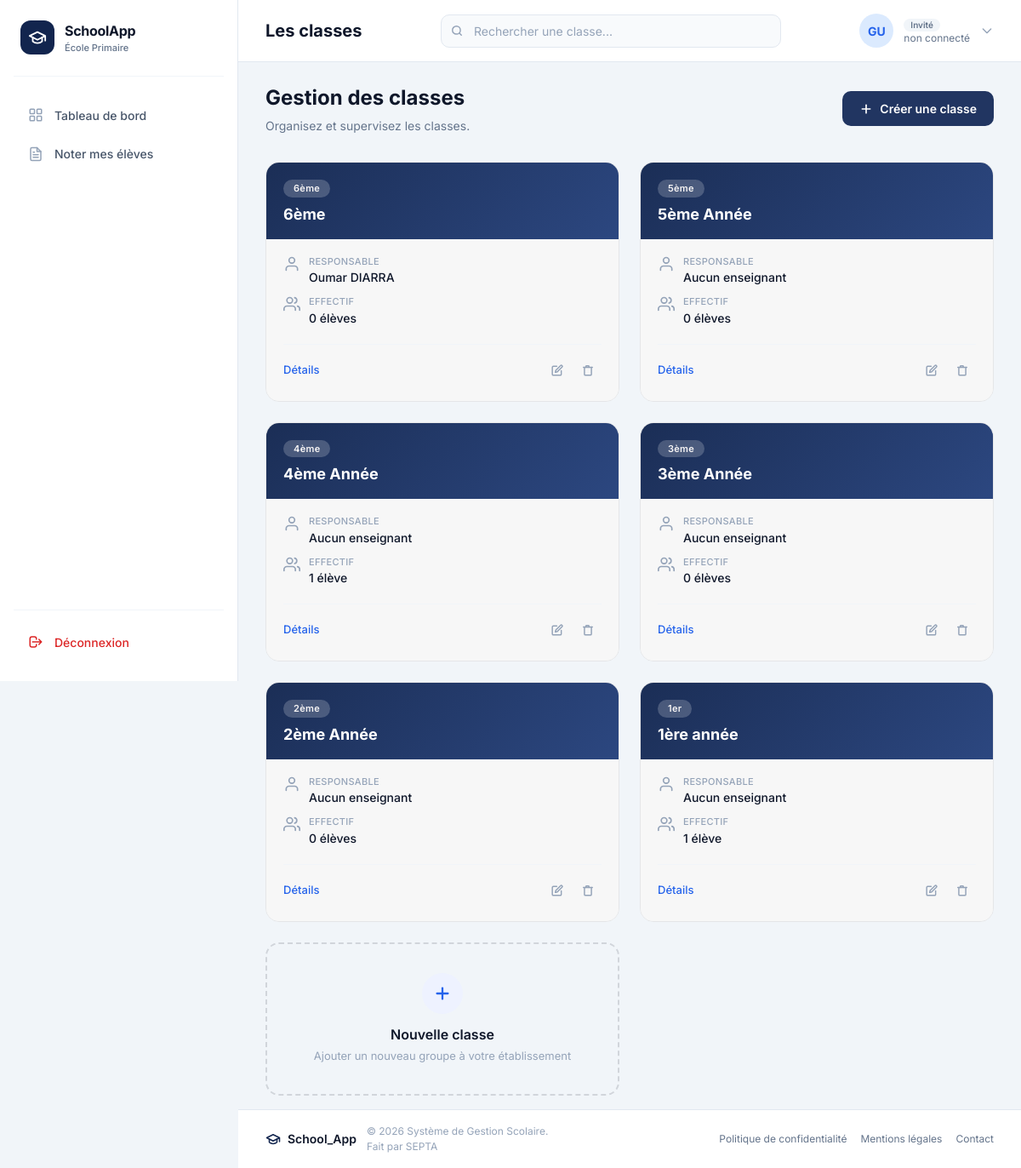
The page /classes/ on the database as committed earlier.
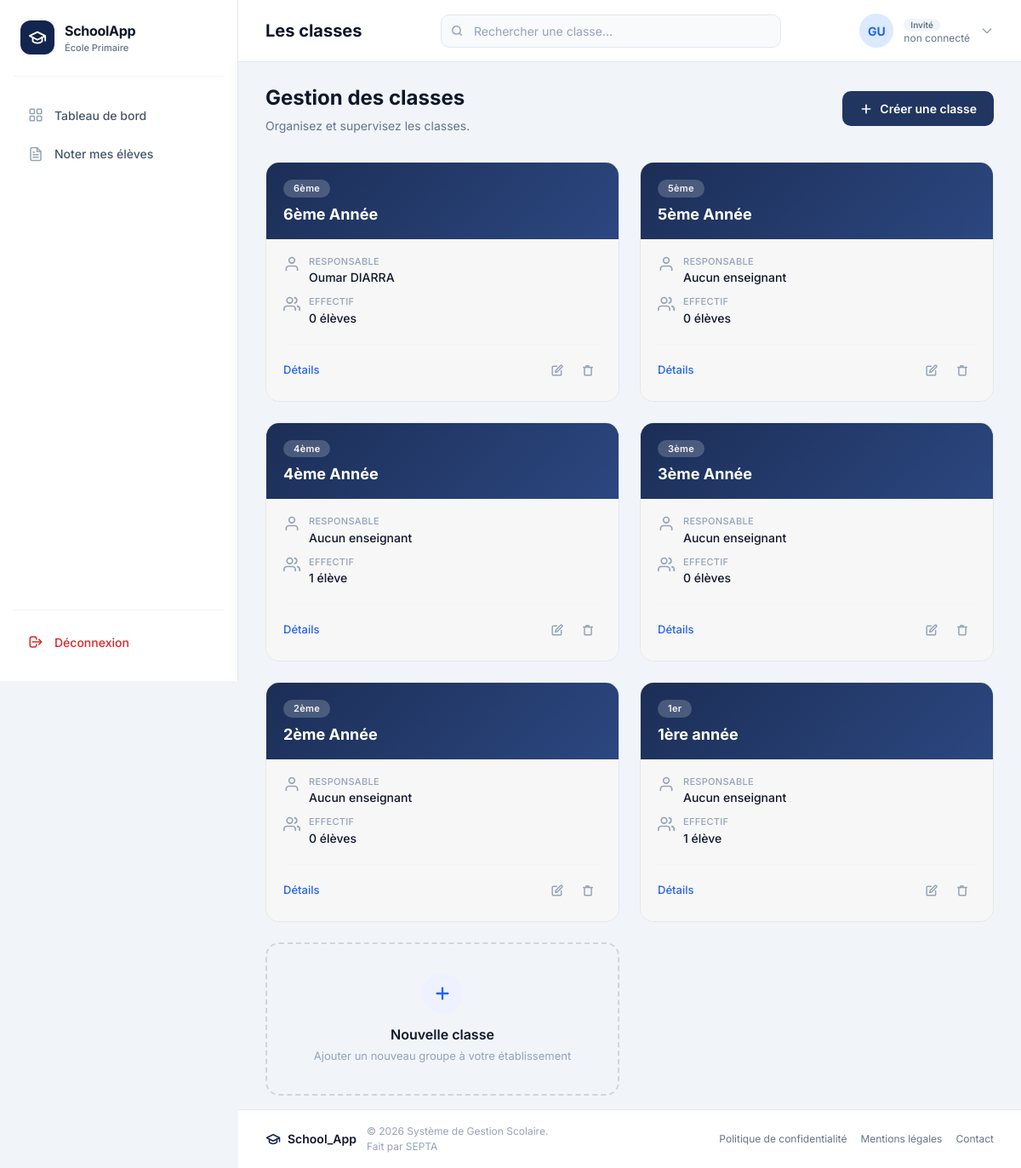
The same page on the database as committed later.
### classes/models.py (models this page shows, shortened)
class Classe(models.Model):
    nom = models.CharField(max_length=30, null=False)
    niveau = models.IntegerField()
    enseignant = models.ForeignKey(
        User,
        on_delete=models.SET_NULL,
        null=True,
        blank=True,
        related_name="classes",
        limit_choices_to={"groups__name": "Teacher"},
    )

### classes/views.py (the view)
# urls.py: path('classes/', views.voir, name='list'),
def voir(request):
    classes = Classe.objects.all().order_by('-niveau')
    return render(request, 'classes.html', {'classes': classes})

### classes/templates/classes.html (shortened to what the changed rows need)
{% extends 'base.html' %}
{% load static %}
{% block page_title %}Les classes{% endblock %}
{% block content %}
<div class="page-header">
  <div class="page-header-text">
    <h2>Gestion des classes</h2>
  </div>
</div>
{% if classes %}
<div class="classes-grid" id="classesGrid">
  {% for classe in classes %}
  <article class="class-card" id="card-{{ classe.pk }}">
    <div class="card-header">
      <span class="card-badge">
        {% if classe.niveau == 1 %}1er{% else %}{{ classe.niveau }}ème{% endif %}
      </span>
      <h3 class="card-title">{{ classe.nom }}</h3>
    </div>
    <div class="card-body">
      <div class="card-info">
        <div class="info-item">
          <span class="info-icon" aria-hidden="true">
            <svg xmlns="http://www.w3.org/2000/svg" width="14" height="14" viewBox="0 0 24 24"
                 fill="none" stroke="currentColor" stroke-width="2" stroke-linecap="round" stroke-linejoin="round">
              <path d="M20 21v-2a4 4 0 0 0-4-4H8a4 4 0 0 0-4 4v2"/>
              <circle cx="12" cy="7" r="4"/>
            </svg>
          </span>
          <div class="info-content">
            <span class="info-label">Responsable</span>
            <span class="info-value"> {% if classe.enseignant %}
        {{ classe.enseignant.get_full_name|default:classe.enseignant.username }}
    {% else %}
        Aucun enseignant
    {% endif %}</span>
          </div>
        </div>
        <div class="info-item">
          <span class="info-icon" aria-hidden="true">
          </span>
          <div class="info-content">
            <span class="info-label">Effectif</span>
            <span class="info-value">{{ classe.students.count }} élève{{ classe.students.count|pluralize }}</span>
          </div>
        </div>
      </div>
      <div class="card-actions">
        <a href="{% url 'classes:detail' classe.pk %}" class="details-link" id="details-{{ classe.pk }}">Détails</a>
        <div class="card-btns">
          <a href="{% url 'classes:modifier' classe.pk %}"
             class="btn-icon btn-edit"
             id="edit-{{ classe.pk }}"
             title="Modifier {{ classe.nom }}"
             aria-label="Modifier la classe {{ classe.nom }}">
          </a>
          <button class="btn-icon btn-delete"
                  id="delete-{{ classe.pk }}"
                  title="Supprimer {{ classe.nom }}"
                  aria-label="Supprimer la classe {{ classe.nom }}"
                  onclick="confirmerSuppression('{{ classe.pk }}', '{{ classe.nom|escapejs }}')">
            <svg xmlns="http://www.w3.org/2000/svg" width="12" height="12" viewBox="0 0 24 24"
                 fill="none" stroke="currentColor" stroke-width="2.5" stroke-linecap="round" stroke-linejoin="round">
              <polyline points="3 6 5 6 21 6"/>
              <path d="M19 6v14a2 2 0 0 1-2 2H7a2 2 0 0 1-2-2V6m3 0V4a1 1 0 0 1 1-1h4a1 1 0 0 1 1 1v2"/>
            </svg>
          </button>
        </div>
      </div>
    </div>
  </article>
  {% endfor %}
</div>
{% endif %}
{% endblock %}

Rows that differ between the two databases and show on the page:
changed Classe "Oumar DIARRA": nom "6ème" → "6ème Année"
